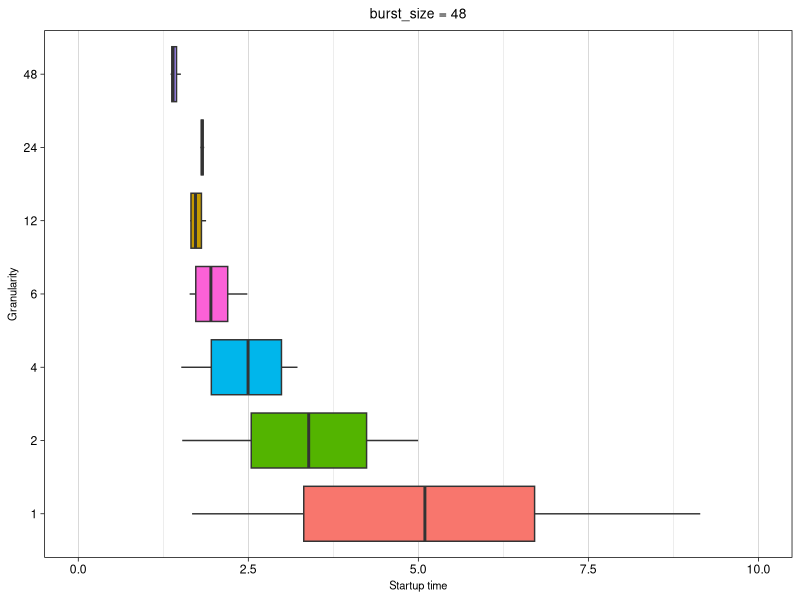

The R script that drew this image:
library(ggplot2)
library(ggthemes)

# I will a chart that have got:
#  - x-axis: lapse time in seconds
#  - y-axis: categories (1,2,4,6,12,24,48)
# each category will have a boxplot with the distribution of (worker_start_tstamp - host_job_create_tstamp)
# each caterogy is in a different file gran{1|2|4|6|12|24|48}.csv

gran1 <- read.csv("48/gran1.csv", header=TRUE, sep=",")
gran2 <- read.csv("48/gran2.csv", header=TRUE, sep=",")
gran4 <- read.csv("48/gran4.csv", header=TRUE, sep=",")
gran6 <- read.csv("48/gran6.csv", header=TRUE, sep=",")
gran12 <- read.csv("48/gran12.csv", header=TRUE, sep=",")
gran24 <- read.csv("48/gran24.csv", header=TRUE, sep=",")
gran48 <- read.csv("48/gran48.csv", header=TRUE, sep=",")

ggplot() + 
  scale_y_discrete(limits=c("1", "2", "4", "6", "12", "24", "48")) +
  scale_x_continuous(limits=c(0,10)) + 
  geom_boxplot(data=gran1, aes(x=worker_start_tstamp - host_job_create_tstamp, y="1", fill="1"), outlier.size = 0.8) +
  geom_boxplot(data=gran2, aes(x=worker_start_tstamp - host_job_create_tstamp, y="2", fill="2")) +
  geom_boxplot(data=gran4, aes(x=worker_start_tstamp - host_job_create_tstamp, y="4", fill="4")) +
  geom_boxplot(data=gran6, aes(x=worker_start_tstamp - host_job_create_tstamp, y="6", fill="6")) +
  geom_boxplot(data=gran12, aes(x=worker_start_tstamp - host_job_create_tstamp, y="12", fill="12")) +
  geom_boxplot(data=gran24, aes(x=worker_start_tstamp - host_job_create_tstamp, y="24", fill="24")) +
  geom_boxplot(data=gran48, aes(x=worker_start_tstamp - host_job_create_tstamp, y="48", fill="48")) +
  xlab("Startup time") +
  ylab("Granularity") +
  ggtitle("burst_size = 48") +
  theme_linedraw() + 
  theme(plot.title = element_text(hjust = 0.5), legend.position = "none") + 
#   set title 10px
    theme(plot.title = element_text(size=10)) +
    # set axis title 8px
    theme(axis.title.x = element_text(size=8), axis.title.y = element_text(size=8)) + 
    # quit horizontal grid
    theme(panel.grid.major.y = element_blank(), panel.grid.minor.y = element_blank()) 
  


